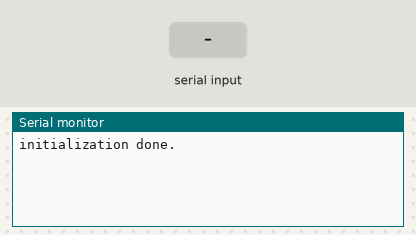
Recording of a sketch running on a simulated Arduino Mega 2560, built with avr-gcc and run on an emulated ATmega2560. On the bench: the last lines printed to the serial monitor. The test bench sets the inputs (shaded band). Storage starts empty.

Above: at 1.2 s.
1.3 s: "1\n" received over the second serial link
At 2.1 s:
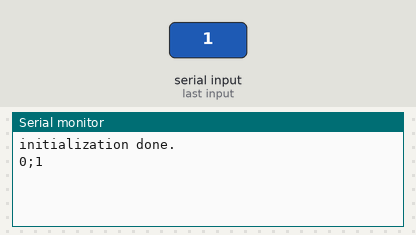
2.8 s: "0\n" received over the second serial link
At 3.7 s:
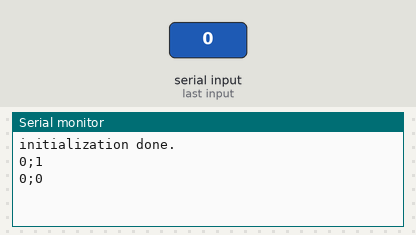
4.3 s: "2\n" received over the second serial link
At 5.3 s:
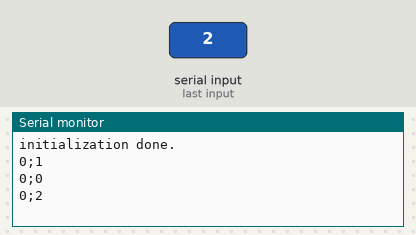

Measured:
- after the input at 1.3 s, the serial monitor: prints a new line after 0.07 s (image 1)
- after the input at 2.8 s, the serial monitor: prints a new line after 0.09 s (image 2)
- after the input at 4.3 s, the serial monitor: prints a new line after 0.10 s (image 3)

The sketch:

car_logging.ino
```cpp
#include <SD.h>
#include <SPI.h>

File car;
char *arr = new char[64], *arr2 = new char[64];
bool one = false, two = false;
int i;

void setup() {
  Serial.begin(9600);
  Serial1.begin(9600);
  Serial2.begin(9600);

  if (!SD.begin(10)) {
    Serial.println("initialization failed!");
    while (1);
  }
  Serial.println("initialization done.");
  clean(arr, 64);
  clean(arr2, 64);
}

void clean(char *arr, int n)
{
  for (int j = 0; j < n; j++)
    arr[j] = '\0';
}

void loop() {
  //0 kouts 1 corey
  if (Serial1.available()) {
    i = 0;
    while (Serial1.available()) {
      arr[i] = Serial1.read();
      if (arr[i] == '\n') {
        break;
      }
      i++;
      delay(1);
    }
    Serial.write('0');
    Serial.write(';');
    Serial.write(arr);
    Serial.write('\n');
    car = SD.open("car.txt", FILE_WRITE);
    car.write(arr);
    car.close();
  }

  if (Serial2.available()) {
    i = 0;
    while (Serial2.available()) {
      arr2[i] = Serial2.read();
      if (arr2[i] == '\n') {
        break;
      }
      i++;
      delay(1);
    }
    Serial.write('1');
    Serial.write(';');
    Serial.write(arr2);
    Serial.write('\n');
    car = SD.open("car.txt", FILE_WRITE);
    car.write(arr2);
    car.close();
  }
  clean(arr, 64);
  clean(arr2, 64);
  delay(150);
}
```
